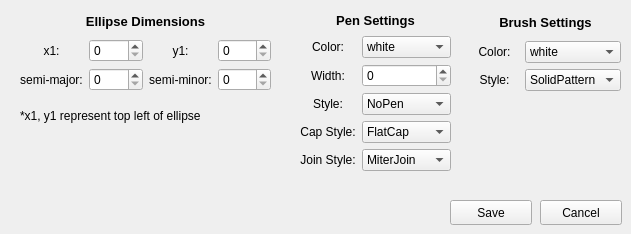
          <widget class="QWidget" name="addEllipse">
           <widget class="QWidget" name="layoutWidget_7">
            <property name="geometry">
             <rect>
              <x>20</x>
              <y>10</y>
              <width>251</width>
              <height>81</height>
             </rect>
            </property>
            <layout class="QGridLayout" name="ellipseDimensions">
             <item row="1" column="0">
              <widget class="QLabel" name="label_42">
               <property name="text">
                <string>x1:</string>
               </property>
               <property name="alignment">
                <set>Qt::AlignCenter</set>
               </property>
              </widget>
             </item>
             <item row="1" column="1">
              <widget class="QSpinBox" name="addEllipsex1">
               <property name="maximum">
                <number>1000</number>
               </property>
              </widget>
             </item>
             <item row="2" column="3">
              <widget class="QSpinBox" name="addEllipseb">
               <property name="maximum">
                <number>500</number>
               </property>
              </widget>
             </item>
             <item row="1" column="2">
              <widget class="QLabel" name="label_43">
               <property name="text">
                <string>y1:</string>
               </property>
               <property name="alignment">
                <set>Qt::AlignCenter</set>
               </property>
              </widget>
             </item>
             <item row="1" column="3">
              <widget class="QSpinBox" name="addEllipsey1">
               <property name="maximum">
                <number>500</number>
               </property>
              </widget>
             </item>
             <item row="2" column="0">
              <widget class="QLabel" name="label_44">
               <property name="text">
                <string>semi-major:</string>
               </property>
               <property name="alignment">
                <set>Qt::AlignCenter</set>
               </property>
              </widget>
             </item>
             <item row="2" column="2">
              <widget class="QLabel" name="label_45">
               <property name="text">
                <string>semi-minor:</string>
               </property>
               <property name="alignment">
                <set>Qt::AlignCenter</set>
               </property>
              </widget>
             </item>
             <item row="2" column="1">
              <widget class="QSpinBox" name="addEllipsea">
               <property name="alignment">
                <set>Qt::AlignLeading|Qt::AlignLeft|Qt::AlignVCenter</set>
               </property>
               <property name="maximum">
                <number>1000</number>
               </property>
              </widget>
             </item>
             <item row="0" column="0" colspan="4">
              <widget class="QLabel" name="label_46">
               <property name="font">
                <font>
                 <pointsize>10</pointsize>
                 <weight>75</weight>
                 <bold>true</bold>
                </font>
               </property>
               <property name="text">
                <string>Ellipse Dimensions</string>
               </property>
               <property name="alignment">
                <set>Qt::AlignCenter</set>
               </property>
              </widget>
             </item>
            </layout>
           </widget>
           <widget class="QLabel" name="label_56">
            <property name="geometry">
             <rect>
              <x>20</x>
              <y>100</y>
              <width>241</width>
              <height>31</height>
             </rect>
            </property>
            <property name="text">
             <string>*x1, y1 represent top left of ellipse</string>
            </property>
           </widget>
           <widget class="QPushButton" name="ellipseCancel">
            <property name="geometry">
             <rect>
              <x>540</x>
              <y>200</y>
              <width>82</width>
              <height>25</height>
             </rect>
            </property>
            <property name="text">
             <string>Cancel</string>
            </property>
           </widget>
           <widget class="QPushButton" name="ellipseSave">
            <property name="geometry">
             <rect>
              <x>450</x>
              <y>200</y>
              <width>82</width>
              <height>25</height>
             </rect>
            </property>
            <property name="text">
             <string>Save</string>
            </property>
           </widget>
           <widget class="QWidget" name="layoutWidget_52">
            <property name="geometry">
             <rect>
              <x>470</x>
              <y>10</y>
              <width>151</width>
              <height>81</height>
             </rect>
            </property>
            <layout class="QGridLayout" name="ellipseBrushSettings">
             <item row="1" column="0">
              <widget class="QLabel" name="label_258">
               <property name="text">
                <string>Color:</string>
               </property>
               <property name="alignment">
                <set>Qt::AlignCenter</set>
               </property>
              </widget>
             </item>
             <item row="2" column="1">
              <widget class="QComboBox" name="addEllipseBrushStyle">
               <item>
                <property name="text">
                 <string>SolidPattern</string>
                </property>
               </item>
               <item>
                <property name="text">
                 <string>HorPattern</string>
                </property>
               </item>
               <item>
                <property name="text">
                 <string>VerPattern</string>
                </property>
               </item>
               <item>
                <property name="text">
                 <string>NoBrush</string>
                </property>
               </item>
              </widget>
             </item>
             <item row="1" column="1">
              <widget class="QComboBox" name="addEllipseBrushColor">
               <item>
                <property name="text">
                 <string>white</string>
                </property>
               </item>
               <item>
                <property name="text">
                 <string>black</string>
                </property>
               </item>
               <item>
                <property name="text">
                 <string>red</string>
                </property>
               </item>
               <item>
                <property name="text">
                 <string>green</string>
                </property>
               </item>
               <item>
                <property name="text">
                 <string>blue</string>
                </property>
               </item>
               <item>
                <property name="text">
                 <string>cyan</string>
                </property>
               </item>
               <item>
                <property name="text">
                 <string>magenta</string>
                </property>
               </item>
               <item>
                <property name="text">
                 <string>yellow</string>
                </property>
               </item>
               <item>
                <property name="text">
                 <string>gray</string>
                </property>
               </item>
              </widget>
             </item>
             <item row="2" column="0">
              <widget class="QLabel" name="label_259">
               <property name="text">
                <string>Style:</string>
               </property>
               <property name="alignment">
                <set>Qt::AlignCenter</set>
               </property>
              </widget>
             </item>
             <item row="0" column="0" colspan="2">
              <widget class="QLabel" name="label_260">
               <property name="font">
                <font>
                 <pointsize>10</pointsize>
                 <weight>75</weight>
                 <bold>true</bold>
                </font>
               </property>
               <property name="text">
                <string>Brush Settings</string>
               </property>
               <property name="alignment">
                <set>Qt::AlignCenter</set>
               </property>
              </widget>
             </item>
            </layout>
           </widget>
           <widget class="QWidget" name="layoutWidget_53">
            <property name="geometry">
             <rect>
              <x>300</x>
              <y>10</y>
              <width>151</width>
              <height>161</height>
             </rect>
            </property>
            <layout class="QGridLayout" name="ellipsePenSettings">
             <item row="1" column="0">
              <widget class="QLabel" name="label_309">
               <property name="text">
                <string>Color:</string>
               </property>
               <property name="alignment">
                <set>Qt::AlignCenter</set>
               </property>
              </widget>
             </item>
             <item row="1" column="1">
              <widget class="QComboBox" name="addEllipsePenColor">
               <item>
                <property name="text">
                 <string>white</string>
                </property>
               </item>
               <item>
                <property name="text">
                 <string>black</string>
                </property>
               </item>
               <item>
                <property name="text">
                 <string>red</string>
                </property>
               </item>
               <item>
                <property name="text">
                 <string>green</string>
                </property>
               </item>
               <item>
                <property name="text">
                 <string>blue</string>
                </property>
               </item>
               <item>
                <property name="text">
                 <string>cyan</string>
                </property>
               </item>
               <item>
                <property name="text">
                 <string>magenta</string>
                </property>
               </item>
               <item>
                <property name="text">
                 <string>yellow</string>
                </property>
               </item>
               <item>
                <property name="text">
                 <string>gray</string>
                </property>
               </item>
              </widget>
             </item>
             <item row="2" column="1">
              <widget class="QSpinBox" name="addEllipsePenWidth">
               <property name="maximum">
                <number>20</number>
               </property>
              </widget>
             </item>
             <item row="2" column="0">
              <widget class="QLabel" name="label_310">
               <property name="text">
                <string>Width:</string>
               </property>
               <property name="alignment">
                <set>Qt::AlignCenter</set>
               </property>
              </widget>
             </item>
             <item row="3" column="0">
              <widget class="QLabel" name="label_311">
               <property name="text">
                <string>Style:</string>
               </property>
               <property name="alignment">
                <set>Qt::AlignCenter</set>
               </property>
              </widget>
             </item>
             <item row="4" column="1">
              <widget class="QComboBox" name="addEllipseCapStyle">
               <item>
                <property name="text">
                 <string>FlatCap</string>
                </property>
               </item>
               <item>
                <property name="text">
                 <string>SquareCap</string>
                </property>
               </item>
               <item>
                <property name="text">
                 <string>RoundCap</string>
                </property>
               </item>
              </widget>
             </item>
             <item row="5" column="0">
              <widget class="QLabel" name="label_312">
               <property name="text">
                <string>Join Style:</string>
               </property>
               <property name="alignment">
                <set>Qt::AlignCenter</set>
               </property>
              </widget>
             </item>
             <item row="4" column="0">
              <widget class="QLabel" name="label_313">
               <property name="text">
                <string>Cap Style:</string>
               </property>
               <property name="alignment">
                <set>Qt::AlignCenter</set>
               </property>
              </widget>
             </item>
             <item row="0" column="0" colspan="2">
              <widget class="QLabel" name="label_314">
               <property name="font">
                <font>
                 <pointsize>10</pointsize>
                 <weight>75</weight>
                 <bold>true</bold>
                </font>
               </property>
               <property name="text">
                <string>Pen Settings</string>
               </property>
               <property name="alignment">
                <set>Qt::AlignCenter</set>
               </property>
              </widget>
             </item>
             <item row="5" column="1">
              <widget class="QComboBox" name="addEllipseJoinStyle">
               <item>
                <property name="text">
                 <string>MiterJoin</string>
                </property>
               </item>
               <item>
                <property name="text">
                 <string>BevelJoin</string>
                </property>
               </item>
               <item>
                <property name="text">
                 <string>RoundJoin</string>
                </property>
               </item>
              </widget>
             </item>
             <item row="3" column="1">
              <widget class="QComboBox" name="addEllipsePenStyle">
               <item>
                <property name="text">
                 <string>NoPen</string>
                </property>
               </item>
               <item>
                <property name="text">
                 <string>SolidLine</string>
                </property>
               </item>
               <item>
                <property name="text">
                 <string>DashLine</string>
                </property>
               </item>
               <item>
                <property name="text">
                 <string>DotLine</string>
                </property>
               </item>
               <item>
                <property name="text">
                 <string>DashDotLine</string>
                </property>
               </item>
               <item>
                <property name="text">
                 <string>DashDotDotLine</string>
                </property>
               </item>
              </widget>
             </item>
            </layout>
           </widget>
          </widget>
